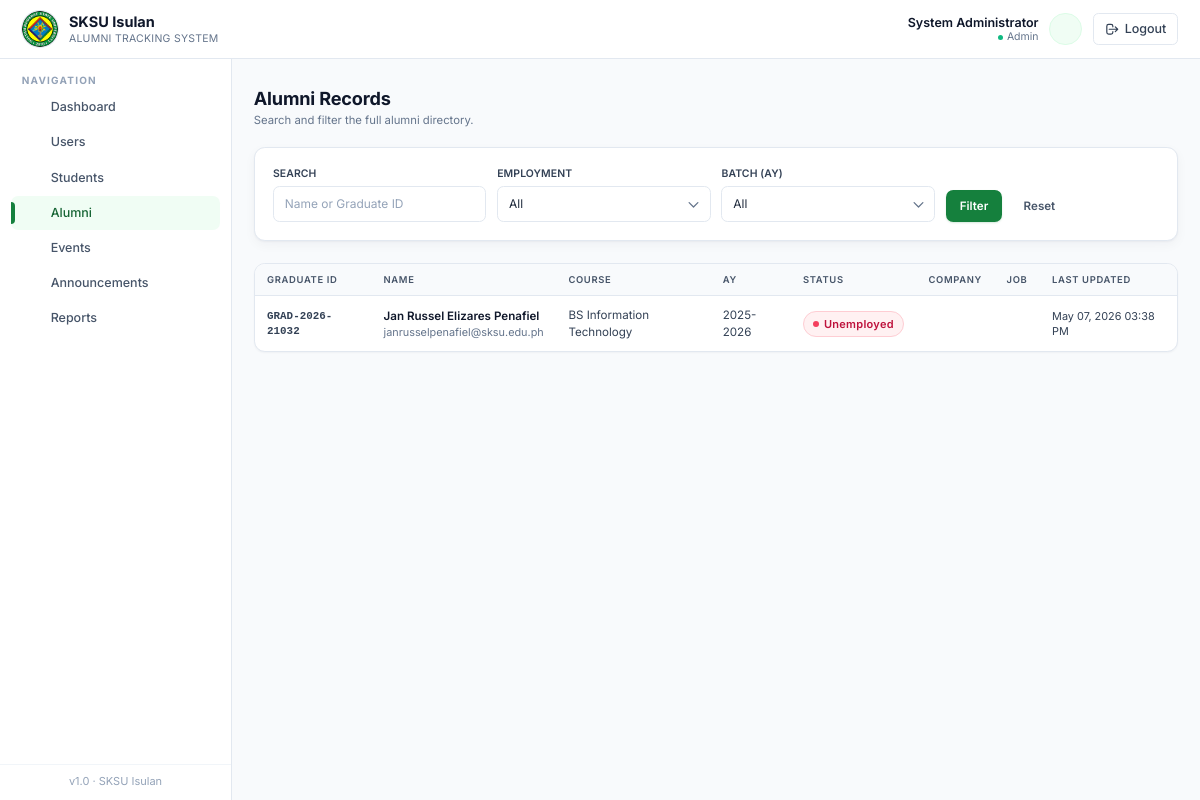
Before: /pages/admin/alumni_list.php (signed in) with the older database file.
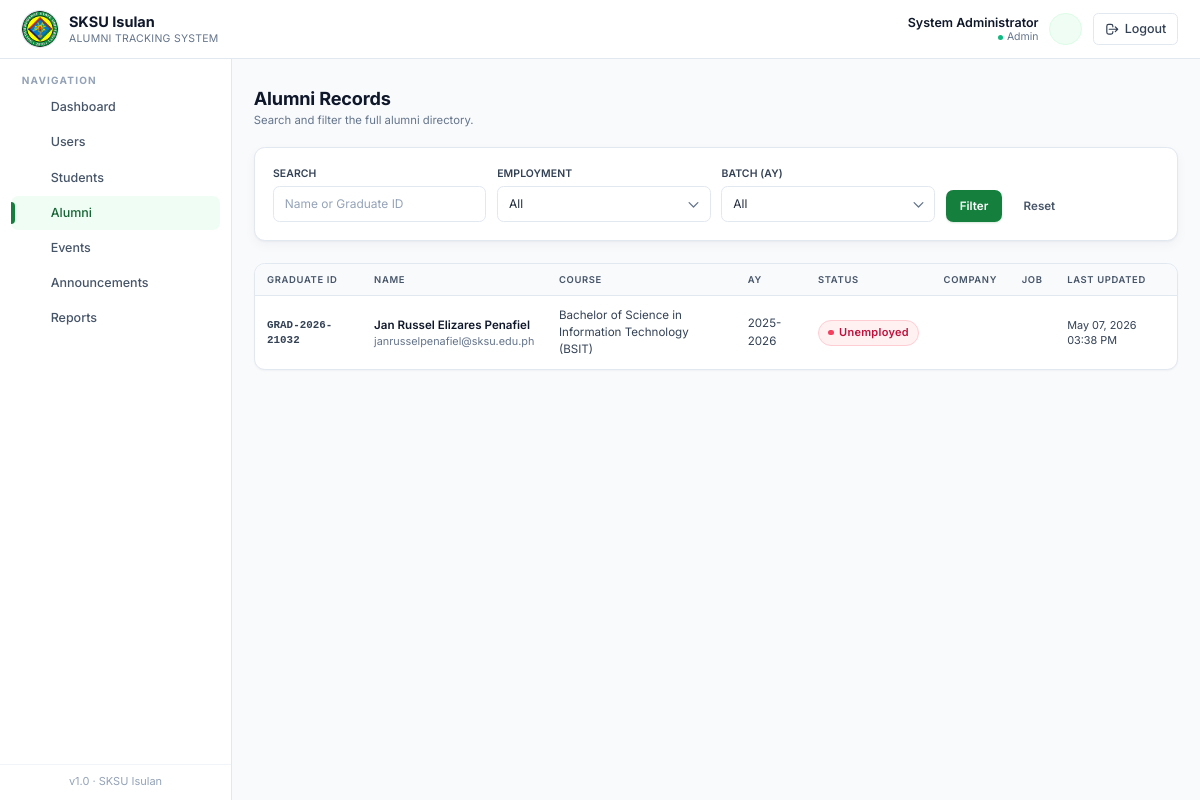
After: the same page with the newer database file.
### tables this page shows
CREATE TABLE `alumni` (
  `id` int(11) NOT NULL,
  `user_id` int(11) NOT NULL,
  `graduate_id` int(11) NOT NULL,
  `employment_status` enum('Employed','Unemployed','Self-Employed','Further Studies') DEFAULT 'Unemployed',
  `company_name` varchar(150) DEFAULT NULL,
  `job_title` varchar(120) DEFAULT NULL,
  `industry` varchar(120) DEFAULT NULL,
  `work_address` varchar(255) DEFAULT NULL,
  `monthly_income` decimal(10,2) DEFAULT NULL,
  `career_achievements` text DEFAULT NULL,
  `last_updated` datetime DEFAULT current_timestamp()
);

CREATE TABLE `graduates` (
  `id` int(11) NOT NULL,
  `student_id` int(11) NOT NULL,
  `graduate_id` varchar(30) NOT NULL,
  `course` varchar(120) DEFAULT NULL,
  `department` varchar(120) DEFAULT NULL,
  `academic_year` varchar(20) DEFAULT NULL,
  `graduation_date` date DEFAULT NULL,
  `honors` varchar(80) DEFAULT NULL,
  `approved_by` int(11) DEFAULT NULL,
  `approved_at` datetime DEFAULT current_timestamp()
);

CREATE TABLE `users` (
  `id` int(11) NOT NULL,
  `full_name` varchar(150) NOT NULL,
  `email` varchar(150) NOT NULL,
  `password` varchar(255) NOT NULL,
  `role` enum('student','registrar','alumni','admin') NOT NULL DEFAULT 'student',
  `contact` varchar(30) DEFAULT NULL,
  `address` varchar(255) DEFAULT NULL,
  `status` enum('active','inactive') DEFAULT 'active',
  `created_at` datetime DEFAULT current_timestamp()
);

### includes/db.php (called while the page is built, shortened)
<?php
function db_select($conn, $sql, $types = '', $params = []) {
    $stmt = mysqli_prepare($conn, $sql);
    mysqli_stmt_execute($stmt);
    $result = mysqli_stmt_get_result($stmt);
    $rows = [];
    while ($row = mysqli_fetch_assoc($result)) {
        $rows[] = $row;
    }
    return $rows;
}
function e($value) {
    return htmlspecialchars((string)$value, ENT_QUOTES, 'UTF-8');
}

### pages/admin/alumni_list.php (the view, shortened to what the rows shown need)
<?php
require_once __DIR__ . '/../../includes/auth.php';
require_once __DIR__ . '/../../includes/helpers.php';
$conds = ['1']; $types = ''; $params = [];
$where = implode(' AND ', $conds);
$all_rows = db_select($conn, "SELECT a.*, u.full_name, u.email, g.graduate_id, g.course, g.academic_year
    FROM alumni a JOIN users u ON u.id=a.user_id JOIN graduates g ON g.id=a.graduate_id WHERE $where ORDER BY a.id ASC", $types, $params);
$batches = db_select($conn, "SELECT DISTINCT academic_year FROM graduates WHERE academic_year IS NOT NULL ORDER BY academic_year DESC");
include __DIR__ . '/../../templates/header.php';
?>
<main class="flex-1 px-4 sm:px-6 py-8">
  <div class="page-head">
    <div>
      <h1>Alumni Records</h1>
    </div>
  </div>
  <div class="table-wrap has-pagination overflow-x-auto">
    <table class="table-clean">
      <thead>
        <tr>
          <th class="pl-6">Graduate ID</th>
          <th>Name</th>
          <th>Course</th>
          <th>AY</th>
          <th>Status</th>
          <th>Company</th>
          <th>Job</th>
          <th class="pr-6">Last Updated</th>
        </tr>
      </thead>
      <tbody>
        <?php foreach ($rows as $r): ?>
          <tr>
            <td class="pl-6 font-mono text-xs font-bold text-crimson-700" data-label="Graduate ID"><?= e($r['graduate_id']) ?></td>
            <td data-label="Name">
              <div class="font-semibold text-ink-900"><?= e($r['full_name']) ?></div>
              <div class="text-xs text-ink-500"><?= e($r['email']) ?></div>
            </td>
            <td class="text-ink-700" data-label="Course"><?= e($r['course']) ?></td>
            <td class="text-ink-600" data-label="AY"><?= e($r['academic_year']) ?></td>
            <td data-label="Status"><?= status_badge($r['employment_status']) ?></td>
            <td class="text-ink-600" data-label="Company"><?= e($r['company_name'] ?: '') ?></td>
            <td class="text-ink-600" data-label="Job"><?= e($r['job_title'] ?: '') ?></td>
            <td class="pr-6 text-xs text-ink-500" data-label="Last Updated"><?= fmt_datetime($r['last_updated']) ?></td>
          </tr>
        <?php endforeach; ?>
      </tbody>
    </table>
  </div>
</main>
<?php include __DIR__ . '/../../templates/footer.php'; ?>

### includes/helpers.php (shortened to what the rows shown need)
<?php
function fmt_datetime($datetime) {
    return date('M d, Y h:i A', strtotime($datetime));
}
function status_badge($status) {
    $status = strtolower((string)$status);
    $map = [
        'pending'        => ['bg-amber-50',   'text-amber-700',   'border-amber-200',   '#f59e0b'],
        'approved'       => ['bg-emerald-50', 'text-emerald-700', 'border-emerald-200', '#10b981'],
        'rejected'       => ['bg-rose-50',    'text-rose-700',    'border-rose-200',    '#f43f5e'],
        'active'         => ['bg-emerald-50', 'text-emerald-700', 'border-emerald-200', '#10b981'],
        'inactive'       => ['bg-slate-100',  'text-slate-700',   'border-slate-200',   '#94a3b8'],
        'paid'           => ['bg-emerald-50', 'text-emerald-700', 'border-emerald-200', '#10b981'],
        'refunded'       => ['bg-sky-50',     'text-sky-700',     'border-sky-200',     '#0ea5e9'],
        'scheduled'      => ['bg-sky-50',     'text-sky-700',     'border-sky-200',     '#0ea5e9'],
        'attended'       => ['bg-emerald-50', 'text-emerald-700', 'border-emerald-200', '#10b981'],
        'cancelled'      => ['bg-rose-50',    'text-rose-700',    'border-rose-200',    '#f43f5e'],
        'employed'       => ['bg-emerald-50', 'text-emerald-700', 'border-emerald-200', '#10b981'],
        'unemployed'     => ['bg-rose-50',    'text-rose-700',    'border-rose-200',    '#f43f5e'],
        'self-employed'  => ['bg-indigo-50',  'text-indigo-700',  'border-indigo-200',  '#6366f1'],
        'further studies'=> ['bg-violet-50',  'text-violet-700',  'border-violet-200',  '#8b5cf6'],
        'upcoming'       => ['bg-sky-50',     'text-sky-700',     'border-sky-200',     '#0ea5e9'],
        'ongoing'        => ['bg-amber-50',   'text-amber-700',   'border-amber-200',   '#f59e0b'],
        'completed'      => ['bg-emerald-50', 'text-emerald-700', 'border-emerald-200', '#10b981'],
    ];
    [$bg, $tx, $br, $dot] = $map[$status] ?? ['bg-slate-50','text-slate-700','border-slate-200','#94a3b8'];
    $label = e(ucfirst($status));
    return '<span class="inline-flex items-center gap-1.5 px-2.5 py-1 rounded-full text-[11px] font-semibold tracking-wide border '
        . $bg . ' ' . $tx . ' ' . $br . '">'
        . '<span class="w-1.5 h-1.5 rounded-full" style="background:' . $dot . '"></span>'
        . $label . '</span>';
}

Changed rows visible on the page:
changed through a linked row, alumni "Unemployed": graduate.course "BS Information Technology" → "Bachelor of Science in Information Technology (BSIT)"
